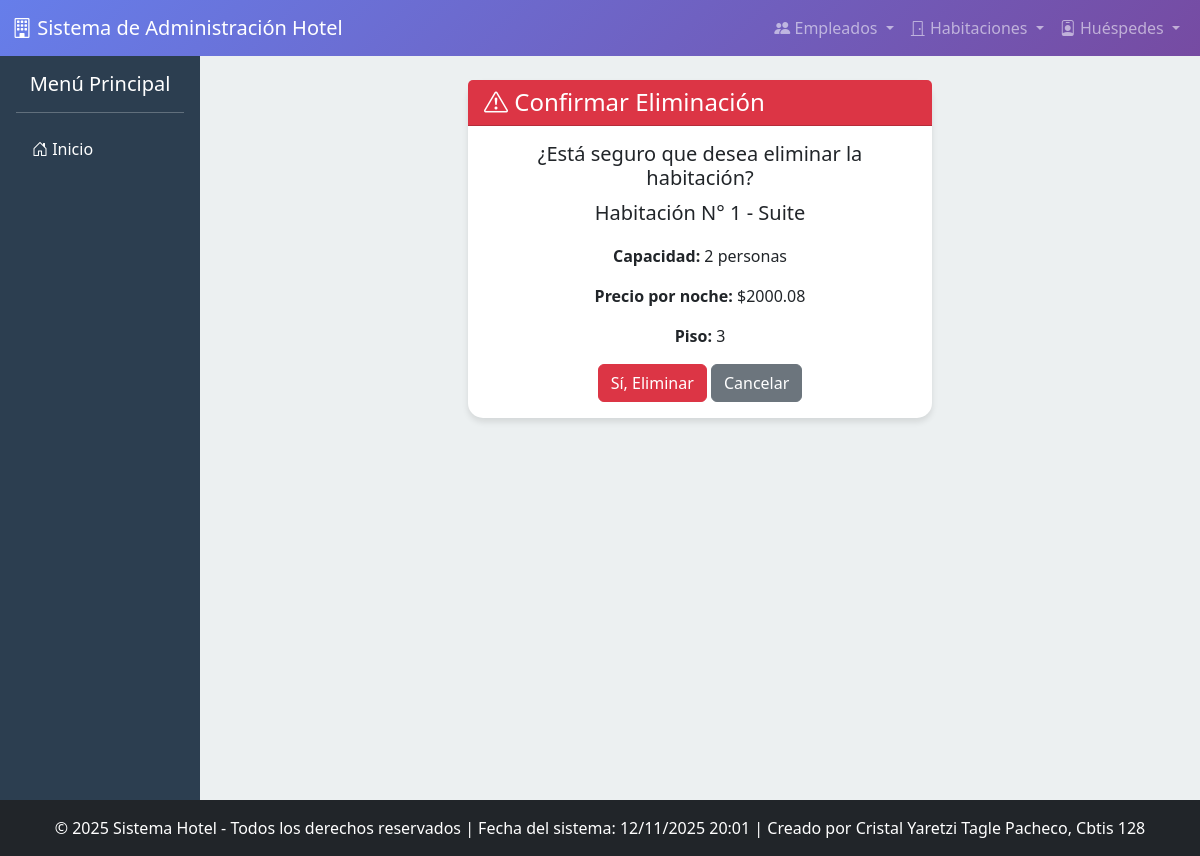
Page /habitaciones/borrar/2/ on the committed database.
### app_Hotel/models.py (models this page shows, shortened)
class Habitacion(models.Model):
    TIPOS_HABITACION = (
        ('IND', 'Individual'),
        ('DOB', 'Doble'),
        ('SUI', 'Suite'),
        ('FAM', 'Familiar'),
    )
    ESTADOS_LIMPIEZA = (
        ('LIM', 'Limpia'),
        ('SUC', 'Sucia'),
        ('MNT', 'En Mantenimiento'),
    )
    numero = models.IntegerField(unique=True)
    tipo = models.CharField(max_length=3, choices=TIPOS_HABITACION)
    capacidad = models.IntegerField(help_text='Máximo número de personas.')
    precio_por_noche = models.DecimalField(max_digits=8, decimal_places=2)
    disponibles = models.BooleanField(default=True, help_text='Indica si la habitación está lista para ser reservada.')
    piso = models.IntegerField()
    estado_limpieza = models.CharField(max_length=3, choices=ESTADOS_LIMPIEZA, default='LIM')
    class Meta:
        verbose_name_plural = "Habitaciones"
        ordering = ['numero']

### app_Hotel/views.py (the view)
# urls.py: path('habitaciones/borrar/<int:habitacion_id>/', views.realizar_borrado_habitacion, name='realizar_borrado_habitacion'),
def realizar_borrado_habitacion(request, habitacion_id):
    habitacion = get_object_or_404(Habitacion, id=habitacion_id)
    if request.method == 'POST':
        habitacion.delete()
        return redirect('ver_habitaciones')
    return render(request, 'habitacion/confirmar_borrado_habitacion.html', {'habitacion': habitacion})

### app_Hotel/templates/habitacion/confirmar_borrado_habitacion.html (shortened to what this page needs)
{% extends 'base.html' %}
{% block content %}
<div class="row">
    <div class="col-md-6 mx-auto">
        <div class="card">
            <div class="card-header bg-danger text-white">
                <h4 class="mb-0"><i class="bi bi-exclamation-triangle"></i> Confirmar Eliminación</h4>
            </div>
            <div class="card-body text-center">
                <h5>¿Está seguro que desea eliminar la habitación?</h5>
                <p class="lead">Habitación N° {{ habitacion.numero }} - {{ habitacion.get_tipo_display }}</p>
                <p><strong>Capacidad:</strong> {{ habitacion.capacidad }} personas</p>
                <p><strong>Precio por noche:</strong> ${{ habitacion.precio_por_noche }}</p>
                <p><strong>Piso:</strong> {{ habitacion.piso }}</p>
                <form method="POST">
                    <div class="d-grid gap-2 d-md-block">
                        <button type="submit" class="btn btn-danger">Sí, Eliminar</button>
                        <a href="{% url 'borrar_habitacion' %}" class="btn btn-secondary">Cancelar</a>
                    </div>
                </form>
            </div>
        </div>
    </div>
</div>
{% endblock %}

### app_Hotel/templates/base.html (style rules this page uses)
body { background-color: #f8f9fa; font-family: 'Segoe UI', Tahoma, Geneva, Verdana, sans-serif; }
.card { border: none; border-radius: 15px; box-shadow: 0 4px 6px rgba(0,0,0,0.1); transition: transform 0.3s ease; }

### rows in the picture
Habitacion: numero "1", tipo "Suite", capacidad "2", precio_por_noche "2000.08", piso "3"
